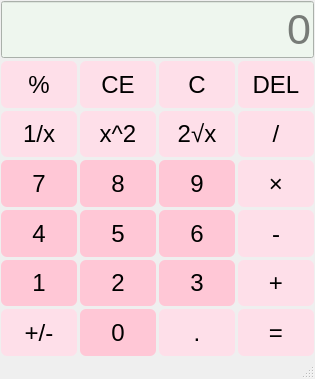
<?xml version="1.0" encoding="UTF-8"?>
<ui version="4.0">
 <class>MainWindow</class>
 <widget class="QMainWindow" name="MainWindow">
  <property name="geometry">
   <rect>
    <x>0</x>
    <y>0</y>
    <width>315</width>
    <height>379</height>
   </rect>
  </property>
  <property name="windowTitle">
   <string>计算器-2024414290318-连泽楷</string>
  </property>
  <property name="styleSheet">
   <string notr="true">QPushButton {
	background-color: #FEDFE9;
    font-size: 18pt;
    color: black;
    border-radius: 6px;
}

QPushButton:hover {
    background-color: #EEF6EE;
    color: black
}
QPushButton:pressed {
    background-color:#FEECEC;
    color: black
}
QLineEdit{
background-color: #EEF6EE;
font-size:32pt
}</string>
  </property>
  <widget class="QWidget" name="centralwidget">
   <layout class="QVBoxLayout" name="verticalLayout">
    <property name="spacing">
     <number>3</number>
    </property>
    <property name="leftMargin">
     <number>1</number>
    </property>
    <property name="topMargin">
     <number>1</number>
    </property>
    <property name="rightMargin">
     <number>1</number>
    </property>
    <property name="bottomMargin">
     <number>1</number>
    </property>
    <item>
     <layout class="QGridLayout" name="gridLayout">
      <item row="2" column="1">
       <widget class="QPushButton" name="btnSquare">
        <property name="sizePolicy">
         <sizepolicy hsizetype="Minimum" vsizetype="Preferred">
          <horstretch>0</horstretch>
          <verstretch>0</verstretch>
         </sizepolicy>
        </property>
        <property name="text">
         <string>x^2</string>
        </property>
       </widget>
      </item>
      <item row="5" column="1">
       <widget class="QPushButton" name="btnNum2">
        <property name="sizePolicy">
         <sizepolicy hsizetype="Minimum" vsizetype="Preferred">
          <horstretch>0</horstretch>
          <verstretch>0</verstretch>
         </sizepolicy>
        </property>
        <property name="styleSheet">
         <string notr="true">QPushButton {
	background-color: #FFC7D6;
    font-size: 18pt;
    color: black;
    border-radius: 6px;
}

QPushButton:hover {
    background-color: #EEF6EE;
    color: black
}
QPushButton:pressed {
    background-color:#FEECEC;
    color: black
}</string>
        </property>
        <property name="text">
         <string>2</string>
        </property>
       </widget>
      </item>
      <item row="1" column="2">
       <widget class="QPushButton" name="binClear">
        <property name="sizePolicy">
         <sizepolicy hsizetype="Minimum" vsizetype="Preferred">
          <horstretch>0</horstretch>
          <verstretch>0</verstretch>
         </sizepolicy>
        </property>
        <property name="text">
         <string>C</string>
        </property>
       </widget>
      </item>
      <item row="4" column="2">
       <widget class="QPushButton" name="btnNum6">
        <property name="sizePolicy">
         <sizepolicy hsizetype="Minimum" vsizetype="Preferred">
          <horstretch>0</horstretch>
          <verstretch>0</verstretch>
         </sizepolicy>
        </property>
        <property name="styleSheet">
         <string notr="true">QPushButton {
	background-color: #FFC7D6;
    font-size: 18pt;
    color: black;
    border-radius: 6px;
}

QPushButton:hover {
    background-color: #EEF6EE;
    color: black
}
QPushButton:pressed {
    background-color:#FEECEC;
    color: black
}</string>
        </property>
        <property name="text">
         <string>6</string>
        </property>
       </widget>
      </item>
      <item row="6" column="3">
       <widget class="QPushButton" name="btnEqual">
        <property name="sizePolicy">
         <sizepolicy hsizetype="Minimum" vsizetype="Preferred">
          <horstretch>0</horstretch>
          <verstretch>0</verstretch>
         </sizepolicy>
        </property>
        <property name="text">
         <string>=</string>
        </property>
       </widget>
      </item>
      <item row="3" column="0">
       <widget class="QPushButton" name="btnNum7">
        <property name="sizePolicy">
         <sizepolicy hsizetype="Minimum" vsizetype="Preferred">
          <horstretch>0</horstretch>
          <verstretch>0</verstretch>
         </sizepolicy>
        </property>
        <property name="styleSheet">
         <string notr="true">QPushButton {
	background-color: #FFC7D6;
    font-size: 18pt;
    color: black;
    border-radius: 6px;
}

QPushButton:hover {
    background-color: #EEF6EE;
    color: black
}
QPushButton:pressed {
    background-color:#FEECEC;
    color: black
}</string>
        </property>
        <property name="text">
         <string>7</string>
        </property>
       </widget>
      </item>
      <item row="6" column="1">
       <widget class="QPushButton" name="btnNum0">
        <property name="sizePolicy">
         <sizepolicy hsizetype="Minimum" vsizetype="Preferred">
          <horstretch>0</horstretch>
          <verstretch>0</verstretch>
         </sizepolicy>
        </property>
        <property name="styleSheet">
         <string notr="true">QPushButton {
	background-color: #FFC7D6;
    font-size: 18pt;
    color: black;
    border-radius: 6px;
}

QPushButton:hover {
    background-color: #EEF6EE;
    color: black
}
QPushButton:pressed {
    background-color:#FEECEC;
    color: black
}</string>
        </property>
        <property name="text">
         <string>0</string>
        </property>
       </widget>
      </item>
      <item row="2" column="0">
       <widget class="QPushButton" name="btnInverse">
        <property name="sizePolicy">
         <sizepolicy hsizetype="Minimum" vsizetype="Preferred">
          <horstretch>0</horstretch>
          <verstretch>0</verstretch>
         </sizepolicy>
        </property>
        <property name="text">
         <string>1/x</string>
        </property>
       </widget>
      </item>
      <item row="5" column="3">
       <widget class="QPushButton" name="btnPlus">
        <property name="sizePolicy">
         <sizepolicy hsizetype="Minimum" vsizetype="Preferred">
          <horstretch>0</horstretch>
          <verstretch>0</verstretch>
         </sizepolicy>
        </property>
        <property name="text">
         <string>+</string>
        </property>
       </widget>
      </item>
      <item row="5" column="2">
       <widget class="QPushButton" name="btnNum3">
        <property name="sizePolicy">
         <sizepolicy hsizetype="Minimum" vsizetype="Preferred">
          <horstretch>0</horstretch>
          <verstretch>0</verstretch>
         </sizepolicy>
        </property>
        <property name="styleSheet">
         <string notr="true">QPushButton {
	background-color: #FFC7D6;
    font-size: 18pt;
    color: black;
    border-radius: 6px;
}

QPushButton:hover {
    background-color: #EEF6EE;
    color: black
}
QPushButton:pressed {
    background-color:#FEECEC;
    color: black
}</string>
        </property>
        <property name="text">
         <string>3</string>
        </property>
       </widget>
      </item>
      <item row="2" column="2">
       <widget class="QPushButton" name="btnSqrt">
        <property name="sizePolicy">
         <sizepolicy hsizetype="Minimum" vsizetype="Preferred">
          <horstretch>0</horstretch>
          <verstretch>0</verstretch>
         </sizepolicy>
        </property>
        <property name="text">
         <string>2√x</string>
        </property>
       </widget>
      </item>
      <item row="3" column="1">
       <widget class="QPushButton" name="btnNum8">
        <property name="sizePolicy">
         <sizepolicy hsizetype="Minimum" vsizetype="Preferred">
          <horstretch>0</horstretch>
          <verstretch>0</verstretch>
         </sizepolicy>
        </property>
        <property name="styleSheet">
         <string notr="true">QPushButton {
	background-color: #FFC7D6;
    font-size: 18pt;
    color: black;
    border-radius: 6px;
}

QPushButton:hover {
    background-color: #EEF6EE;
    color: black
}
QPushButton:pressed {
    background-color:#FEECEC;
    color: black
}</string>
        </property>
        <property name="text">
         <string>8</string>
        </property>
       </widget>
      </item>
      <item row="4" column="3">
       <widget class="QPushButton" name="btnMinus">
        <property name="sizePolicy">
         <sizepolicy hsizetype="Minimum" vsizetype="Preferred">
          <horstretch>0</horstretch>
          <verstretch>0</verstretch>
         </sizepolicy>
        </property>
        <property name="text">
         <string>-</string>
        </property>
       </widget>
      </item>
      <item row="4" column="1">
       <widget class="QPushButton" name="btnNum5">
        <property name="sizePolicy">
         <sizepolicy hsizetype="Minimum" vsizetype="Preferred">
          <horstretch>0</horstretch>
          <verstretch>0</verstretch>
         </sizepolicy>
        </property>
        <property name="styleSheet">
         <string notr="true">QPushButton {
	background-color: #FFC7D6;
    font-size: 18pt;
    color: black;
    border-radius: 6px;
}

QPushButton:hover {
    background-color: #EEF6EE;
    color: black
}
QPushButton:pressed {
    background-color:#FEECEC;
    color: black
}</string>
        </property>
        <property name="text">
         <string>5</string>
        </property>
       </widget>
      </item>
      <item row="3" column="2">
       <widget class="QPushButton" name="btnNum9">
        <property name="sizePolicy">
         <sizepolicy hsizetype="Minimum" vsizetype="Preferred">
          <horstretch>0</horstretch>
          <verstretch>0</verstretch>
         </sizepolicy>
        </property>
        <property name="styleSheet">
         <string notr="true">QPushButton {
	background-color: #FFC7D6;
    font-size: 18pt;
    color: black;
    border-radius: 6px;
}

QPushButton:hover {
    background-color: #EEF6EE;
    color: black
}
QPushButton:pressed {
    background-color:#FEECEC;
    color: black
}</string>
        </property>
        <property name="text">
         <string>9</string>
        </property>
       </widget>
      </item>
      <item row="2" column="3">
       <widget class="QPushButton" name="btnDivide">
        <property name="sizePolicy">
         <sizepolicy hsizetype="Minimum" vsizetype="Preferred">
          <horstretch>0</horstretch>
          <verstretch>0</verstretch>
         </sizepolicy>
        </property>
        <property name="text">
         <string>/</string>
        </property>
       </widget>
      </item>
      <item row="1" column="0">
       <widget class="QPushButton" name="btnPercentage">
        <property name="sizePolicy">
         <sizepolicy hsizetype="Minimum" vsizetype="Preferred">
          <horstretch>0</horstretch>
          <verstretch>0</verstretch>
         </sizepolicy>
        </property>
        <property name="text">
         <string>%</string>
        </property>
       </widget>
      </item>
      <item row="6" column="0">
       <widget class="QPushButton" name="btnSign">
        <property name="sizePolicy">
         <sizepolicy hsizetype="Minimum" vsizetype="Preferred">
          <horstretch>0</horstretch>
          <verstretch>0</verstretch>
         </sizepolicy>
        </property>
        <property name="styleSheet">
         <string notr="true"/>
        </property>
        <property name="text">
         <string>+/-</string>
        </property>
       </widget>
      </item>
      <item row="5" column="0">
       <widget class="QPushButton" name="btnNum1">
        <property name="sizePolicy">
         <sizepolicy hsizetype="Minimum" vsizetype="Preferred">
          <horstretch>0</horstretch>
          <verstretch>0</verstretch>
         </sizepolicy>
        </property>
        <property name="styleSheet">
         <string notr="true">QPushButton {
	background-color: #FFC7D6;
    font-size: 18pt;
    color: black;
    border-radius: 6px;
}

QPushButton:hover {
    background-color: #EEF6EE;
    color: black
}
QPushButton:pressed {
    background-color:#FEECEC;
    color: black
}</string>
        </property>
        <property name="text">
         <string>1</string>
        </property>
       </widget>
      </item>
      <item row="6" column="2">
       <widget class="QPushButton" name="btnPeriod">
        <property name="sizePolicy">
         <sizepolicy hsizetype="Minimum" vsizetype="Preferred">
          <horstretch>0</horstretch>
          <verstretch>0</verstretch>
         </sizepolicy>
        </property>
        <property name="styleSheet">
         <string notr="true">QPushButton {
	background-color: #FEDFE9;
    font-size: 18pt;
    color: black;
    border-radius: 6px;
}

QPushButton:hover {
    background-color: #EEF6EE;
    color: black
}
QPushButton:pressed {
    background-color:#FEECEC;
    color: black
}</string>
        </property>
        <property name="text">
         <string>.</string>
        </property>
       </widget>
      </item>
      <item row="1" column="1">
       <widget class="QPushButton" name="btnClearAll">
        <property name="sizePolicy">
         <sizepolicy hsizetype="Minimum" vsizetype="Preferred">
          <horstretch>0</horstretch>
          <verstretch>0</verstretch>
         </sizepolicy>
        </property>
        <property name="text">
         <string>CE</string>
        </property>
       </widget>
      </item>
      <item row="3" column="3">
       <widget class="QPushButton" name="btnMultiple">
        <property name="sizePolicy">
         <sizepolicy hsizetype="Minimum" vsizetype="Preferred">
          <horstretch>0</horstretch>
          <verstretch>0</verstretch>
         </sizepolicy>
        </property>
        <property name="text">
         <string>×</string>
        </property>
       </widget>
      </item>
      <item row="0" column="0" colspan="4">
       <widget class="QLineEdit" name="display">
        <property name="sizePolicy">
         <sizepolicy hsizetype="Expanding" vsizetype="Preferred">
          <horstretch>0</horstretch>
          <verstretch>0</verstretch>
         </sizepolicy>
        </property>
        <property name="alignment">
         <set>Qt::AlignmentFlag::AlignRight|Qt::AlignmentFlag::AlignTrailing|Qt::AlignmentFlag::AlignVCenter</set>
        </property>
        <property name="placeholderText">
         <string>0</string>
        </property>
       </widget>
      </item>
      <item row="4" column="0">
       <widget class="QPushButton" name="btnNum4">
        <property name="sizePolicy">
         <sizepolicy hsizetype="Minimum" vsizetype="Preferred">
          <horstretch>0</horstretch>
          <verstretch>0</verstretch>
         </sizepolicy>
        </property>
        <property name="styleSheet">
         <string notr="true">QPushButton {
	background-color: #FFC7D6;
    font-size: 18pt;
    color: black;
    border-radius: 6px;
}

QPushButton:hover {
    background-color: #EEF6EE;
    color: black
}
QPushButton:pressed {
    background-color:#FEECEC;
    color: black
}</string>
        </property>
        <property name="text">
         <string>4</string>
        </property>
       </widget>
      </item>
      <item row="1" column="3">
       <widget class="QPushButton" name="btnDel">
        <property name="sizePolicy">
         <sizepolicy hsizetype="Minimum" vsizetype="Preferred">
          <horstretch>0</horstretch>
          <verstretch>0</verstretch>
         </sizepolicy>
        </property>
        <property name="text">
         <string>DEL</string>
        </property>
       </widget>
      </item>
     </layout>
    </item>
   </layout>
  </widget>
  <widget class="QMenuBar" name="menubar">
   <property name="geometry">
    <rect>
     <x>0</x>
     <y>0</y>
     <width>315</width>
     <height>18</height>
    </rect>
   </property>
  </widget>
  <widget class="QStatusBar" name="statusbar"/>
 </widget>
 <resources/>
 <connections/>
</ui>
